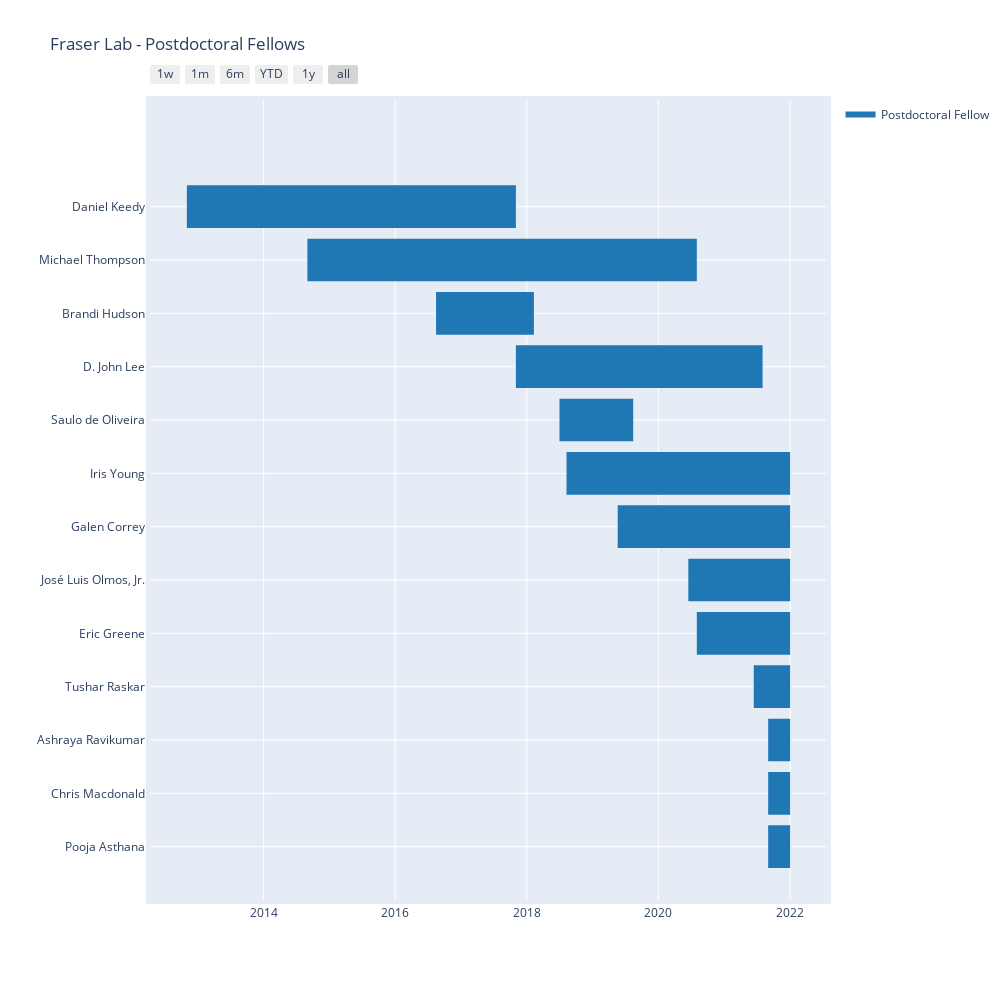

Here is the notebook cell this chart was saved with:
### Code cell
#All lab members
df = pd.read_excel('/Users/rediaz/GitHub/fraser-lab.github.io/members_timeline/postdocs.xlsx')
# Gantt chart in Plotly has mandatory format of data columns
df.columns = ['Task', 'Start', 'Finish', 'Role']

fig_plotly = ff.create_gantt(df, index_col='Role', title='Fraser Lab - Postdoctoral Fellows',
                             show_colorbar=False, bar_width=0.4, showgrid_x=True, showgrid_y=True, group_tasks=True)

fig_plotly.update_layout(
    autosize=True,
    width=1000,
    height=1000,
    margin=go.layout.Margin(
        l=150,
        r=5,
        b=100,
        t=100,
        pad=4
    )
)

### Figure 1 — Plotly figure (JSON) as saved in the notebook; plotly's stock layout.template omitted (floating-point values rounded to 4 significant figures)
{"data": [{"fill": "toself", "fillcolor": "rgb(31, 119, 180)", "hoverinfo": "name", "legendgroup": "rgb(31, 119, 180)", "mode": "none", "name": "Postdoctoral Fellow", "showlegend": true, "type": "scatter", "x": ["2012-11-01T00:00:00", "2017-11-01T00:00:00", "2017-11-01T00:00:00", "2012-11-01T00:00:00", "2012-11-01T00:00:00", "2014-09-01T00:00:00", "2020-08-01T00:00:00", "2020-08-01T00:00:00", "2014-09-01T00:00:00", "2014-09-01T00:00:00", "2016-08-15T00:00:00", "2018-02-09T00:00:00", "2018-02-09T00:00:00", "2016-08-15T00:00:00", "2016-08-15T00:00:00", "2017-11-01T00:00:00", "2021-08-01T00:00:00", "2021-08-01T00:00:00", "2017-11-01T00:00:00", "2017-11-01T00:00:00", "2018-07-01T00:00:00", "2019-08-14T00:00:00", "2019-08-14T00:00:00", "2018-07-01T00:00:00", "2018-07-01T00:00:00", "2018-08-09T00:00:00", "2022-01-01T00:00:00", "2022-01-01T00:00:00", "2018-08-09T00:00:00", "2018-08-09T00:00:00", "2019-05-20T00:00:00", "2022-01-01T00:00:00", "2022-01-01T00:00:00", "2019-05-20T00:00:00", "2019-05-20T00:00:00", "2020-06-15T00:00:00", "2022-01-01T00:00:00", "2022-01-01T00:00:00", "2020-06-15T00:00:00", "2020-06-15T00:00:00", "2020-08-01T00:00:00", "2022-01-01T00:00:00", "2022-01-01T00:00:00", "2020-08-01T00:00:00", "2020-08-01T00:00:00", "2021-06-13T00:00:00", "2022-01-01T00:00:00", "2022-01-01T00:00:00", "2021-06-13T00:00:00", "2021-06-13T00:00:00", "2021-09-01T00:00:00", "2022-01-01T00:00:00", "2022-01-01T00:00:00", "2021-09-01T00:00:00", "2021-09-01T00:00:00", "2021-09-01T00:00:00", "2022-01-01T00:00:00", "2022-01-01T00:00:00", "2021-09-01T00:00:00", "2021-09-01T00:00:00", "2021-09-01T00:00:00", "2022-01-01T00:00:00", "2022-01-01T00:00:00", "2021-09-01T00:00:00"], "y": [11.6, 11.6, 12.4, 12.4, null, 10.6, 10.6, 11.4, 11.4, null, 9.6, 9.6, 10.4, 10.4, null, 8.6, 8.6, 9.4, 9.4, null, 7.6, 7.6, 8.4, 8.4, null, 6.6, 6.6, 7.4, 7.4, null, 5.6, 5.6, 6.4, 6.4, null, 4.6, 4.6, 5.4, 5.4, null, 3.6, 3.6, 4.4, 4.4, null, 2.6, 2.6, 3.4, 3.4, null, 1.6, 1.6, 2.4, 2.4, null, 0.6, 0.6, 1.4, 1.4, null, -0.4, -0.4, 0.4, 0.4]}, {"legendgroup": "rgb(31, 119, 180)", "marker": {"color": "rgb(31, 119, 180)", "opacity": 0, "size": 1}, "mode": "markers", "name": "", "showlegend": false, "text": [null, null, null, null, null, null, null, null, null, null, null, null, null, null, null, null, null, null, null, null, null, null, null, null, null, null], "type": "scatter", "x": ["2012-11-01T00:00:00", "2017-11-01T00:00:00", "2014-09-01T00:00:00", "2020-08-01T00:00:00", "2016-08-15T00:00:00", "2018-02-09T00:00:00", "2017-11-01T00:00:00", "2021-08-01T00:00:00", "2018-07-01T00:00:00", "2019-08-14T00:00:00", "2018-08-09T00:00:00", "2022-01-01T00:00:00", "2019-05-20T00:00:00", "2022-01-01T00:00:00", "2020-06-15T00:00:00", "2022-01-01T00:00:00", "2020-08-01T00:00:00", "2022-01-01T00:00:00", "2021-06-13T00:00:00", "2022-01-01T00:00:00", "2021-09-01T00:00:00", "2022-01-01T00:00:00", "2021-09-01T00:00:00", "2022-01-01T00:00:00", "2021-09-01T00:00:00", "2022-01-01T00:00:00"], "y": [12, 12, 11, 11, 10, 10, 9, 9, 8, 8, 7, 7, 6, 6, 5, 5, 4, 4, 3, 3, 2, 2, 1, 1, 0, 0]}], "layout": {"autosize": true, "height": 1000, "hovermode": "closest", "margin": {"b": 100, "l": 150, "pad": 4, "r": 5, "t": 100}, "showlegend": true, "title": {"text": "Fraser Lab - Postdoctoral Fellows"}, "width": 1000, "xaxis": {"rangeselector": {"buttons": [{"count": 7, "label": "1w", "step": "day", "stepmode": "backward"}, {"count": 1, "label": "1m", "step": "month", "stepmode": "backward"}, {"count": 6, "label": "6m", "step": "month", "stepmode": "backward"}, {"count": 1, "label": "YTD", "step": "year", "stepmode": "todate"}, {"count": 1, "label": "1y", "step": "year", "stepmode": "backward"}, {"step": "all"}]}, "showgrid": true, "type": "date", "zeroline": false}, "yaxis": {"autorange": false, "range": [-1, 14], "showgrid": true, "ticktext": ["Pooja Asthana", "Chris Macdonald", "Ashraya Ravikumar", "Tushar Raskar", "Eric Greene", "José Luis Olmos, Jr.", "Galen Correy", "Iris Young", "Saulo de Oliveira", "D. John Lee", "Brandi Hudson", "Michael Thompson", "Daniel Keedy"], "tickvals": [0, 1, 2, 3, 4, 5, 6, 7, 8, 9, 10, 11, 12], "zeroline": false}}}
